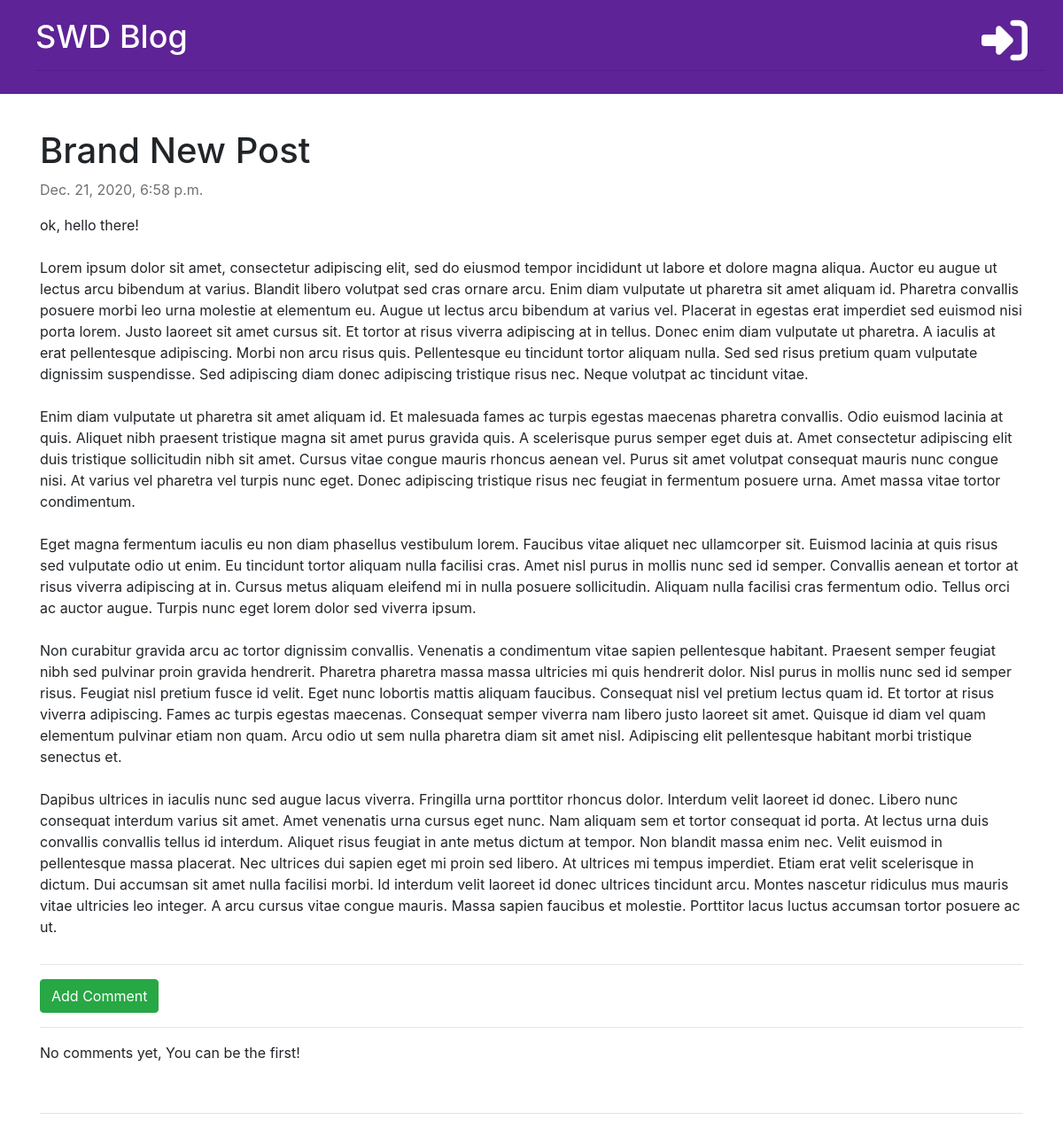
Page /post/15/ on the earlier database version.
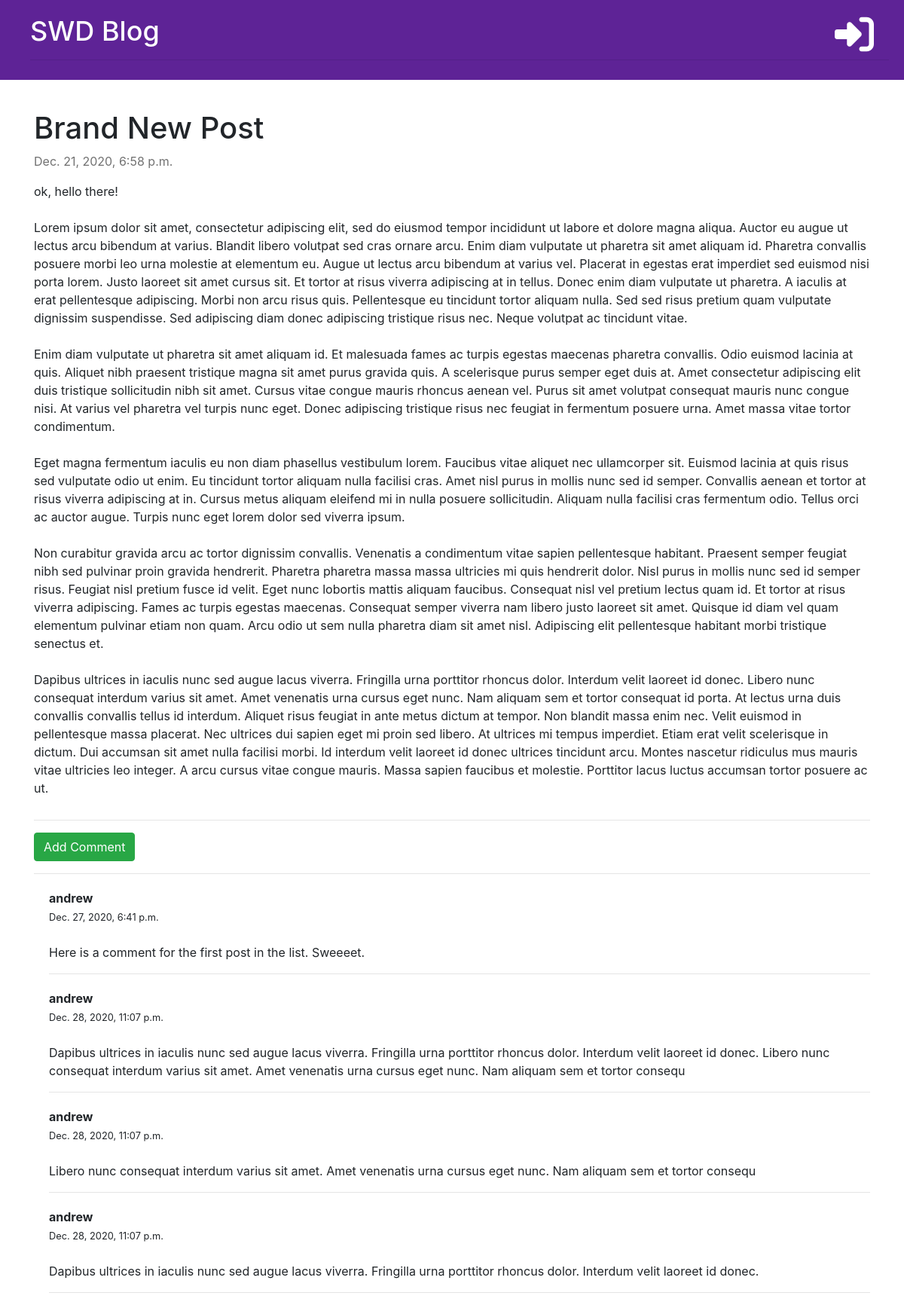
Same page on the later database version.
### blog/models.py (models this page shows, shortened)
class Post(models.Model):
    author = models.ForeignKey('auth.User', on_delete=models.CASCADE)
    title = models.CharField(max_length=200)
    text = models.TextField()
    created_date = models.DateTimeField(default=timezone.now)
    published_date = models.DateTimeField(blank=True, null=True)

class Comment(models.Model):
    post = models.ForeignKey(
        'blog.Post', on_delete=models.CASCADE, related_name='comments')
    author = models.CharField(max_length=72)
    text = models.TextField(max_length=250)
    created_date = models.DateTimeField(default=timezone.now)
    approved = models.BooleanField(default=False)

### blog/views.py (the view)
# urls.py: path('post/<int:pk>/', views.post_detail, name='post_detail'),
def post_detail(request, pk):
    post = get_object_or_404(Post, pk=pk)
    stuff_for_frontend = {'post': post}
    return render(request, 'blog/post_detail.html', stuff_for_frontend)

### blog/templates/blog/post_detail.html (shortened to what this page needs)
{% extends 'blog/base.html' %}
{% block content %}
    <div class="post" >
        <div class="d-flex">
        <h1>{{ post.title }}</h1>
        </div>
        {% if post.published_date %}
            <div class="d-flex">
                <p class="published-date " >{{ post.published_date }}</p>
            </div>
        {% else %}
            <a href="{% url 'post_publish' pk=post.pk %}" class="btn btn-success">Publish</a>
        {% endif %}
        <p>{{ post.text|linebreaksbr}}</p>
    </div>
    <hr>
    <a href="{% url 'add_comment_to_post' pk=post.pk %}" class="btn btn-success">Add Comment</a>
    <hr>
    {% for comment in post.comments.all %}
        {% if user.is_authenticated or comment.approved %}
            <div class="comment">
                <strong>{{ comment.author }}</strong>
                <div class="date">
                    <small>{{ comment.created_date }}</small>
                </div>
                <br>
                <p>{{ comment.text }}</p>
                <hr>
            </div>
        {% endif %}
        {% empty %}
            <p>No comments yet, You can be the first!</p>
            <br>
            <hr>
    {% endfor %}
{% endblock %}

### blog/templates/blog/base.html (shortened to what this page needs)
{% load static %}
<!DOCTYPE html>
<html lang="en">
    <head>
        <link rel="stylesheet" href="https://cdn.jsdelivr.net/npm/bootstrap@4.5.3/dist/css/bootstrap.min.css"
>
        <link rel="stylesheet" type="text/css" href="{% static 'css/blog.css' %}">
    </head>
<body>
    <div class="page-header">
        {% if user.is_authenticated %}
            <a href="{% url 'logout' %}" class="top-menu" title="Logout" ><i class="fas fa-sign-out-alt fa-2x"></i></a>
            <a href="{% url 'post_new' %}" class="top-menu" title="Create New Post" ><i class="far fa-plus-square fa-2x"></i></a>
            <a href="{% url 'post_draft_list' %}" class="top-menu" title="View Draft List" ><i class="far fa-file-alt fa-2x"></i></a>
            <p class="top-menu">Hi, {{ user.username }} <small>:)</small></p>
        {% else %}
            <a href="{% url 'login' %}" class="top-menu" title="Login" ><i class="fas fa-sign-in-alt fa-2x"></i></a>
        {% endif %}
        <h1><a href="{% url 'post_list' %}" title="Return to Blog List">SWD Blog</a></h1>
        <hr>
    </div>
    <div class="content container">
        <div class="row">
            <div class="col-md-12">
                {% block content %}
                {% endblock %}
            </div>
        </div>
    </div>
</body>
</html>

### blog/static/css/blog.css (style rules this page uses)
.page-header { background-color: rgb(94, 35, 150); margin-top: 0; padding: 20px 20px 10px 40px; margin-bottom: 40px; }
.page-header h1, .page-header h1 a { color: #ffffff; font-size: 36px; text-decoration: none; }
.published-date { color: #727272; font-weight: 400; }
.post { margin-bottom: 30px; }
.top-menu { color: #ffffff; float: right; font-size: 26px; margin-right: 20px; }
.comment { margin: 20px 0px 20px 20px; }

Differences in the rows shown:
added Comment: author "andrew", created_date "Dec. 27, 2020, 6:41 p.m.", text "Here is a comment for the first post in the list. Sweeeet."
added Comment: author "andrew", created_date "Dec. 28, 2020, 11:07 p.m.", text "Dapibus ultrices in iaculis nunc sed augue lacus viverra. Fringilla urna porttitor rhoncus dolor. Interdum velit laoreet id donec. Libero nunc consequat interdum varius sit amet. Amet venenatis urna cursus eget nunc. Nam aliquam sem et tortor consequ"
added Comment: author "andrew", created_date "Dec. 28, 2020, 11:07 p.m.", text "Libero nunc consequat interdum varius sit amet. Amet venenatis urna cursus eget nunc. Nam aliquam sem et tortor consequ"
added Comment: author "andrew", created_date "Dec. 28, 2020, 11:07 p.m.", text "Dapibus ultrices in iaculis nunc sed augue lacus viverra. Fringilla urna porttitor rhoncus dolor. Interdum velit laoreet id donec."
Other differences:
text no longer shown: "No comments yet, You can be the first!"
